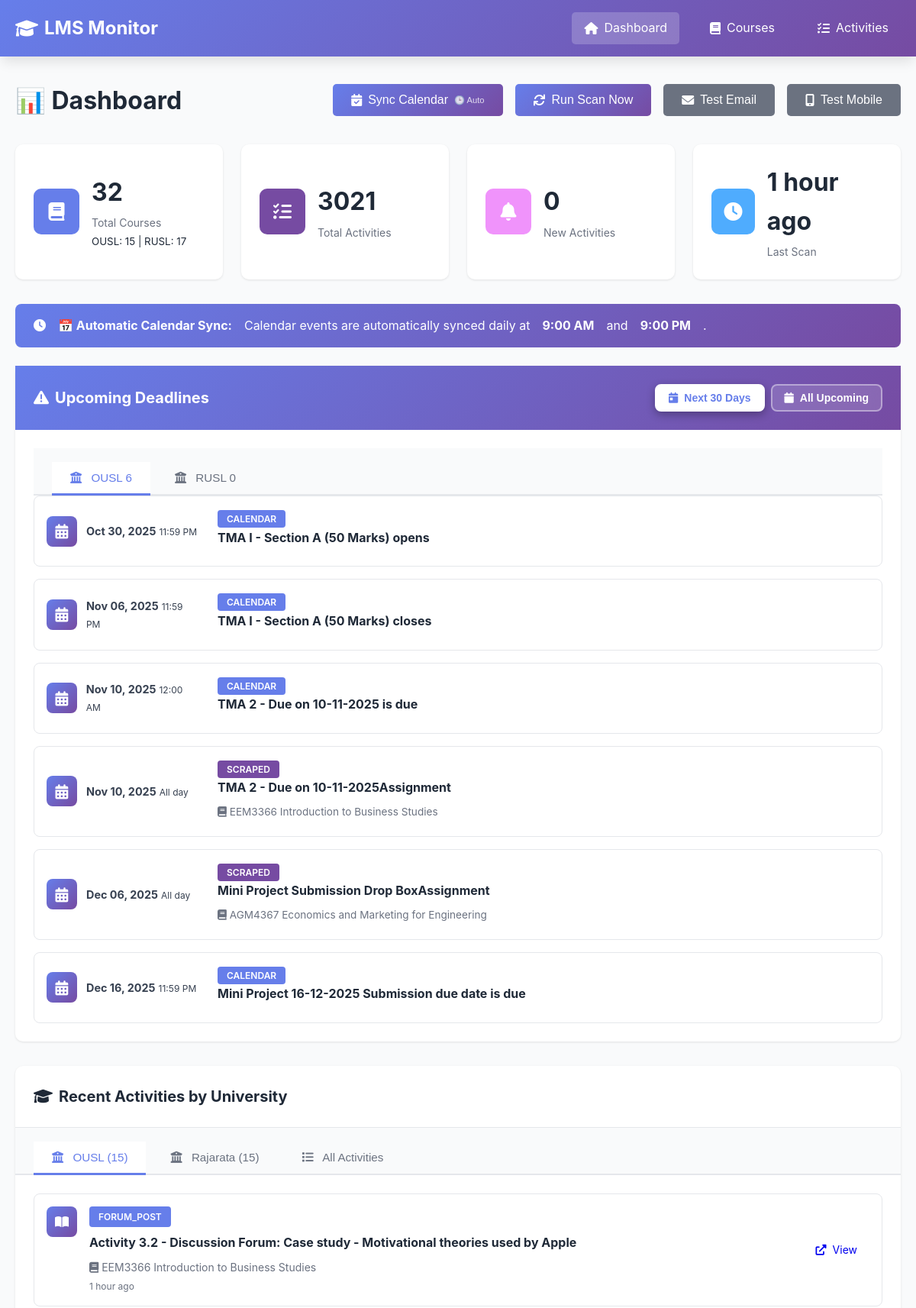
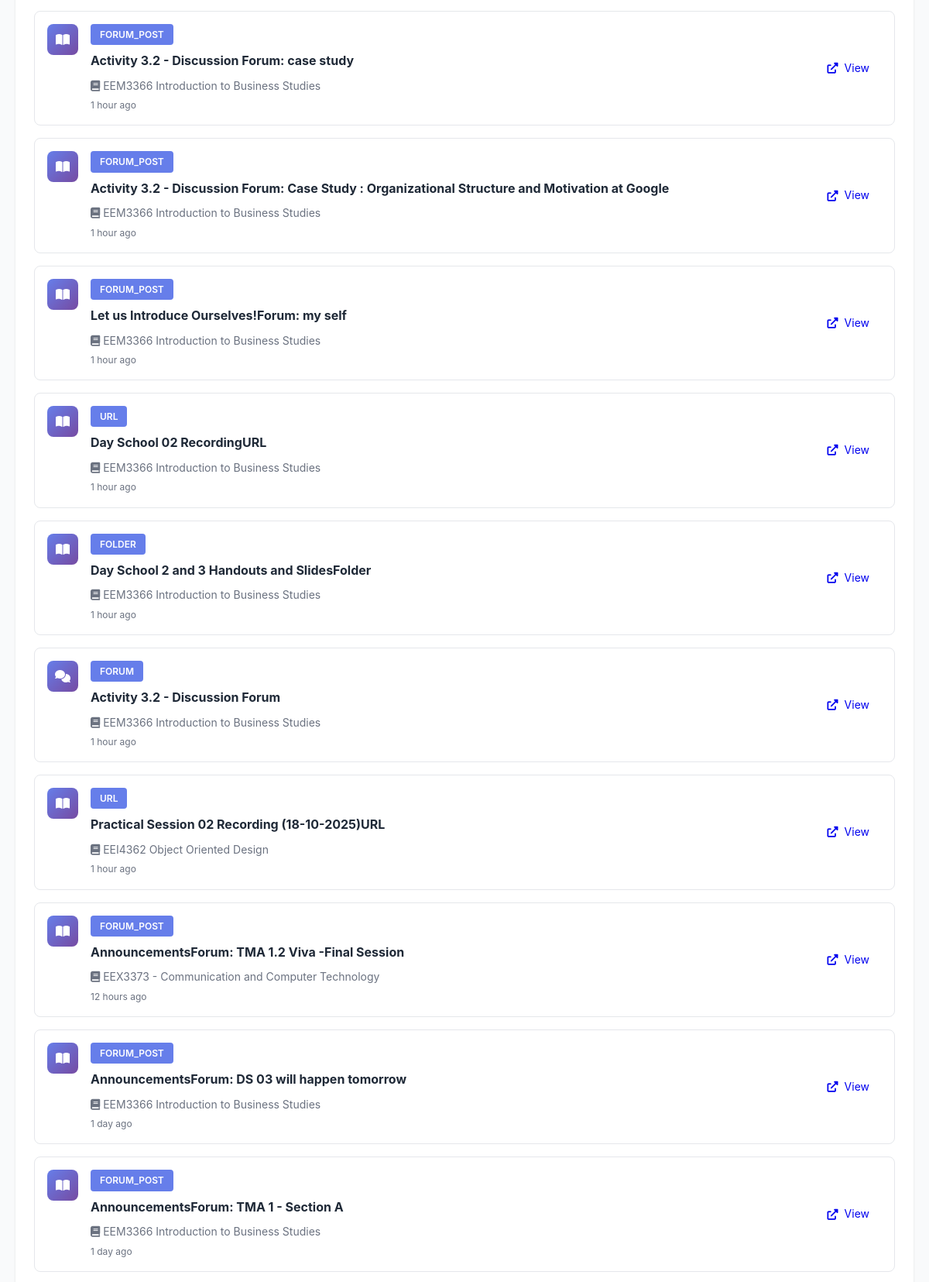
The page / (upper part) on the database its author committed (2 pictures, top to bottom).
### tables this page shows
CREATE TABLE scan_history (
                id INTEGER PRIMARY KEY AUTOINCREMENT,
                lms_name TEXT NOT NULL,
                scan_time TIMESTAMP DEFAULT CURRENT_TIMESTAMP,
                courses_found INTEGER,
                activities_found INTEGER,
                new_activities INTEGER,
                status TEXT,
                error_message TEXT
            );

CREATE TABLE deadlines (
                id INTEGER PRIMARY KEY AUTOINCREMENT,
                deadline_id TEXT UNIQUE NOT NULL,
                title TEXT NOT NULL,
                description TEXT,
                deadline_date TIMESTAMP NOT NULL,
                lms_name TEXT NOT NULL,
                course_id TEXT,
                activity_id TEXT,
                source TEXT NOT NULL,
                location TEXT,
                first_seen TIMESTAMP DEFAULT CURRENT_TIMESTAMP,
                FOREIGN KEY (course_id) REFERENCES courses(course_id),
                FOREIGN KEY (activity_id) REFERENCES activities(activity_id)
            );

CREATE TABLE activities (
                id INTEGER PRIMARY KEY AUTOINCREMENT,
                activity_id TEXT UNIQUE NOT NULL,
                course_id TEXT NOT NULL,
                activity_type TEXT NOT NULL,
                title TEXT NOT NULL,
                description TEXT,
                url TEXT,
                deadline TIMESTAMP,
                first_seen TIMESTAMP DEFAULT CURRENT_TIMESTAMP,
                is_new BOOLEAN DEFAULT 1,
                metadata TEXT,
                FOREIGN KEY (course_id) REFERENCES courses(course_id)
            );

CREATE TABLE courses (
                id INTEGER PRIMARY KEY AUTOINCREMENT,
                course_id TEXT UNIQUE NOT NULL,
                lms_name TEXT NOT NULL,
                course_name TEXT NOT NULL,
                course_url TEXT,
                first_seen TIMESTAMP DEFAULT CURRENT_TIMESTAMP,
                last_checked TIMESTAMP DEFAULT CURRENT_TIMESTAMP
            );

### app.py (the view, shortened to what this page needs)
@app.route('/')
def index():
    stats = db.get_stats()
    recent_activities = db.get_recent_activities(limit=20)
    scan_history = db.get_scan_history(limit=10)
    ousl_activities = db.get_activities_by_lms('OUSL', limit=15)
    rusl_activities = db.get_activities_by_lms('RUSL', limit=15)
    upcoming_deadlines = db.get_all_upcoming_deadlines(days_ahead=365)
    import re
    for deadline in upcoming_deadlines:
        if deadline['source'] in ['calendar', 'scraped'] and not deadline.get('course_name'):
            course_code_match = re.search(r'\b([A-Z]{2,4}\d{4})\b', deadline['title'])
    is_render = os.getenv('RENDER') is not None or os.getenv('RAILWAY_ENVIRONMENT') is not None
    return render_template('index.html',
                          stats=stats,
                          recent_activities=recent_activities,
                          ousl_activities=ousl_activities,
                          rusl_activities=rusl_activities,
                          upcoming_deadlines=upcoming_deadlines,
                          scan_history=scan_history,
                          is_render=is_render)

### app.py (called while the page is built)
@app.template_filter('datetime')
def format_datetime(value, format='%Y-%m-%d %H:%M:%S'):
    if value is None:
        return ''
    if isinstance(value, str):
        try:
            value = datetime.fromisoformat(value.replace('Z', '+00:00'))
        except:
            return value
    if value.tzinfo is None:
        from datetime import timezone
        value = value.replace(tzinfo=timezone.utc)
    from datetime import timezone, timedelta
    colombo_tz = timezone(timedelta(hours=5, minutes=30))
    local_time = value.astimezone(colombo_tz)
    return local_time.strftime(format)

### database.py (called while the page is built)
    def get_connection(self):
        return sqlite3.connect(self.db_path)

    def get_recent_activities(self, limit: int = 50) -> List[Dict[str, Any]]:
        conn = self.get_connection()
        cursor = conn.cursor()
        cursor.execute("""
            SELECT
                a.activity_id,
                a.activity_type,
                a.title,
                a.description,
                a.url,
                a.deadline,
                a.first_seen,
                a.is_new,
                c.course_name,
                c.lms_name
            FROM activities a
            JOIN courses c ON a.course_id = c.course_id
            ORDER BY a.first_seen DESC
            LIMIT ?
        """, (limit,))
        columns = [desc[0] for desc in cursor.description]
        activities = [dict(zip(columns, row)) for row in cursor.fetchall()]
        conn.close()
        return activities

    def get_activities_by_lms(self, lms_name: str, limit: int = 20) -> List[Dict[str, Any]]:
        conn = self.get_connection()
        cursor = conn.cursor()
        cursor.execute("""
            SELECT
                a.activity_id,
                a.activity_type,
                a.title,
                a.description,
                a.url,
                a.deadline,
                a.first_seen,
                a.is_new,
                c.course_name,
                c.lms_name
            FROM activities a
            JOIN courses c ON a.course_id = c.course_id
            WHERE c.lms_name = ?
            ORDER BY a.first_seen DESC
            LIMIT ?
        """, (lms_name, limit))
        columns = [desc[0] for desc in cursor.description]
        activities = [dict(zip(columns, row)) for row in cursor.fetchall()]
        conn.close()
        return activities

### templates/index.html (shortened to what this page needs)
{% extends "base.html" %}  {% block content %}
<div class="dashboard">
  <div class="page-header">
    <h1>📊 Dashboard</h1>
    <div class="actions">
      <button
        onclick="syncCalendar()"
        class="btn btn-primary"
        title="Auto-syncs daily at 9 AM & 9 PM"
      >
        <i class="fas fa-calendar-check"></i> Sync Calendar
        <span style="font-size: 0.7em; opacity: 0.8">🕒 Auto</span>
      </button>
      {% if is_render %}
      <button class="btn btn-secondary" disabled title="Scanning is automated via GitHub Actions (runs twice daily)">
        <i class="fas fa-sync"></i> Auto Scan (GitHub Actions)
      </button>
      {% else %}
      <button onclick="triggerScan()" class="btn btn-primary">
        <i class="fas fa-sync"></i> Run Scan Now
      </button>
      {% endif %}
      <button onclick="testEmail()" class="btn btn-secondary">
        <i class="fas fa-envelope"></i> Test Email
      </button>
      <button onclick="testNtfy()" class="btn btn-secondary">
        <i class="fas fa-mobile-alt"></i> Test Mobile
      </button>
    </div>
  </div>
  <div class="stats-grid">
    <div class="stat-card">
      <div class="stat-icon" style="background: #667eea">
        <i class="fas fa-book"></i>
      </div>
      <div class="stat-content">
        <h3>{{ stats.total_courses }}</h3>
        <p>Total Courses</p>
        <small
          >OUSL: {{ stats.ousl_courses }} | RUSL: {{ stats.rusl_courses
          }}</small
        >
      </div>
    </div>
    <div class="stat-card">
      <div class="stat-icon" style="background: #764ba2">
        <i class="fas fa-tasks"></i>
      </div>
      <div class="stat-content">
        <h3>{{ stats.total_activities }}</h3>
        <p>Total Activities</p>
      </div>
    </div>
    <div class="stat-card">
      <div class="stat-icon" style="background: #f093fb">
        <i class="fas fa-bell"></i>
      </div>
      <div class="stat-content">
        <h3 id="new-activities-count">{{ stats.new_activities }}</h3>
        <p>New Activities</p>
      </div>
    </div>
    <div class="stat-card">
      <div class="stat-icon" style="background: #4facfe">
        <i class="fas fa-clock"></i>
      </div>
      <div class="stat-content">
        <h3>
          {{ stats.last_scan_time|timeago if stats.last_scan_time else 'Never'
          }}
        </h3>
        <p>Last Scan</p>
      </div>
    </div>
  </div>
  <div
    class="alert alert-success"
    style="
      background: linear-gradient(135deg, #667eea 0%, #764ba2 100%);
      color: white;
      border: none;
    "
  >
    <i class="fas fa-clock"></i>
    <strong>📅 Automatic Calendar Sync:</strong> Calendar events are
    automatically synced daily at <strong>9:00 AM</strong> and
    <strong>9:00 PM</strong>.
  </div>
  {% if upcoming_deadlines %}
  <div class="card deadline-card">
    <div
      class="card-header"
      style="display: flex; justify-content: space-between; align-items: center"
    >
      <h2><i class="fas fa-exclamation-triangle"></i> Upcoming Deadlines</h2>
      <div class="deadline-filter">
        <button
          class="filter-btn active"
          onclick="filterDeadlines(30)"
          data-days="30"
        >
          <i class="fas fa-calendar-day"></i> Next 30 Days
        </button>
        <button class="filter-btn" onclick="filterDeadlines(0)" data-days="0">
          <i class="fas fa-calendar"></i> All Upcoming
        </button>
      </div>
    </div>
    <div class="card-body">
      <div class="tabs">
        <button
          class="tab-button active"
          onclick="switchDeadlineTab(event, 'ousl-deadlines')"
        >
          <i class="fas fa-university"></i> OUSL
          <span class="tab-count" id="ousl-count">
            {{ upcoming_deadlines|selectattr('lms_name', 'equalto',
            'OUSL')|list|length }}
          </span>
        </button>
        <button
          class="tab-button"
          onclick="switchDeadlineTab(event, 'rusl-deadlines')"
        >
          <i class="fas fa-university"></i> RUSL
          <span class="tab-count" id="rusl-count">
            {{ upcoming_deadlines|selectattr('lms_name', 'equalto',
            'RUSL')|list|length }}
          </span>
        </button>
      </div>
      <div id="ousl-deadlines" class="tab-content active">
        <div class="deadline-list">
          {% for activity in upcoming_deadlines %} {% if activity.lms_name ==
          'OUSL' %}
          <div
            class="deadline-item {% if activity.is_new %}new{% endif %}"
            data-deadline-date="{{ activity.deadline_date }}"
          >
            <div class="deadline-date">
              <div class="date-icon">
                <i class="fas fa-calendar-alt"></i>
              </div>
              <div class="date-text">
                <strong
                  >{{ activity.deadline_date|datetime('%b %d, %Y') }}</strong
                >
                {% if activity.source == 'scraped' %}
                <small>All day</small>
                {% else %}
                <small>{{ activity.deadline_date|datetime('%I:%M %p') }}</small>
                {% endif %}
              </div>
            </div>
            <div class="deadline-content">
              {% if activity.source %}
              <span
                class="activity-type"
                style="background: {% if activity.source == 'calendar' %}#667eea{% else %}#764ba2{% endif %}"
              >
                {{ activity.source|capitalize }}
              </span>
              {% elif activity.activity_type %}
              <span class="activity-type">{{ activity.activity_type }}</span>
              {% endif %}
              <h4>{{ activity.title }}</h4>
              {% if activity.course_name %}
              <p class="activity-course">
                <i class="fas fa-book"></i> {{ activity.course_name }}
              </p>
              {% endif %}
            </div>
          </div>
          {% endif %} {% endfor %}
        </div>
      </div>
    </div>
  </div>
  {% endif %}
  <div class="card">
    <div class="card-header">
      <h2>
        <i class="fas fa-graduation-cap"></i> Recent Activities by University
      </h2>
    </div>
    <div class="tabs">
      <button class="tab-button active" onclick="openTab(event, 'ousl')">
        <i class="fas fa-university"></i> OUSL ({{ ousl_activities|length }})
      </button>
      <button class="tab-button" onclick="openTab(event, 'rusl')">
        <i class="fas fa-university"></i> Rajarata ({{ rusl_activities|length
        }})
      </button>
      <button class="tab-button" onclick="openTab(event, 'all')">
        <i class="fas fa-list"></i> All Activities
      </button>
    </div>
    <div id="ousl" class="tab-content active">
      <div class="card-body">
        {% if ousl_activities %}
        <div class="activity-list">
          {% for activity in ousl_activities %}
          <div class="activity-item {% if activity.is_new %}new{% endif %}">
            <div class="activity-icon">
              {% if activity.activity_type == 'assign' %}
              <i class="fas fa-file-alt"></i>
              {% elif activity.activity_type == 'quiz' %}
              <i class="fas fa-question-circle"></i>
              {% elif activity.activity_type == 'resource' %}
              <i class="fas fa-file"></i>
              {% elif activity.activity_type == 'forum' %}
              <i class="fas fa-comments"></i>
              {% else %}
              <i class="fas fa-book-open"></i>
              {% endif %}
            </div>
            <div class="activity-content">
              <div class="activity-header">
                <span class="activity-type">{{ activity.activity_type }}</span>
              </div>
              <h4>{{ activity.title }}</h4>
              <p class="activity-course">
                <i class="fas fa-book"></i> {{ activity.course_name }}
              </p>
              <p class="activity-time">{{ activity.first_seen|timeago }}</p>
            </div>
            {% if activity.url %}
            <a href="{{ activity.url }}" target="_blank" class="btn btn-small">
              <i class="fas fa-external-link-alt"></i> View
            </a>
            {% endif %}
          </div>
          {% endfor %}
        </div>
        {% else %}
        <p class="empty-state">
          No OUSL activities found yet. Run a scan to get started!
        </p>
        {% endif %}
      </div>
    </div>
  </div>
</div>
{% endblock %}

### rows shown on the page
scan_history: last_scan_time "1 hour ago"
deadlines: deadline_date "Oct 30, 2025", deadline_date "11:59 PM", source "CALENDAR", title "TMA I - Section A (50 Marks) opens"
deadlines: deadline_date "Nov 06, 2025", deadline_date "11:59 PM", source "CALENDAR", title "TMA I - Section A (50 Marks) closes"
deadlines: deadline_date "Nov 10, 2025", deadline_date "12:00 AM", source "CALENDAR", title "TMA 2 - Due on 10-11-2025 is due"
deadlines: deadline_date "Nov 10, 2025", shows "All day", source "SCRAPED", title "TMA 2 - Due on 10-11-2025Assignment", course_name "EEM3366 Introduction to Business Studies"
deadlines: deadline_date "Dec 06, 2025", shows "All day", source "SCRAPED", title "Mini Project Submission Drop BoxAssignment", course_name "AGM4367 Economics and Marketing for Engineering"
deadlines: deadline_date "Dec 16, 2025", deadline_date "11:59 PM", source "CALENDAR", title "Mini Project 16-12-2025 Submission due date is due"
activities: activity_type "FORUM_POST", title "Activity 3.2 - Discussion Forum: Case study - Motivational theories used by Apple", course_name "EEM3366 Introduction to Business Studies", first_seen "1 hour ago"
activities: activity_type "FORUM_POST", title "Activity 3.2 - Discussion Forum: case study", course_name "EEM3366 Introduction to Business Studies", first_seen "1 hour ago"
activities: activity_type "FORUM_POST", title "Activity 3.2 - Discussion Forum: Case Study : Organizational Structure and Motivation at Google", course_name "EEM3366 Introduction to Business Studies", first_seen "1 hour ago"
activities: activity_type "FORUM_POST", title "Let us Introduce Ourselves!Forum: my self", course_name "EEM3366 Introduction to Business Studies", first_seen "1 hour ago"
activities: activity_type "URL", title "Day School 02 RecordingURL", course_name "EEM3366 Introduction to Business Studies", first_seen "1 hour ago"
activities: activity_type "FOLDER", title "Day School 2 and 3 Handouts and SlidesFolder", course_name "EEM3366 Introduction to Business Studies", first_seen "1 hour ago"
activities: activity_type "FORUM", title "Activity 3.2 - Discussion Forum", course_name "EEM3366 Introduction to Business Studies", first_seen "1 hour ago"
activities: activity_type "URL", title "Practical Session 02 Recording (18-10-2025)URL", course_name "EEI4362 Object Oriented Design", first_seen "1 hour ago"
activities: activity_type "FORUM_POST", title "AnnouncementsForum: TMA 1.2 Viva -Final Session", course_name "EEX3373 - Communication and Computer Technology", first_seen "12 hours ago"
activities: activity_type "FORUM_POST", title "AnnouncementsForum: DS 03 will happen tomorrow", course_name "EEM3366 Introduction to Business Studies", first_seen "1 day ago"
activities: activity_type "FORUM_POST", title "AnnouncementsForum: TMA 1 - Section A", course_name "EEM3366 Introduction to Business Studies", first_seen "1 day ago"

### other values the page prints
{{ stats.total_courses }} "32"
{{ stats.ousl_courses }} "15"
{{ stats.rusl_courses }} "17"
{{ stats.total_activities }} "3021"
{{ stats.new_activities }} "0"
{{ ousl_activities|length }} "15"
{{ rusl_activities|length }} "15"
